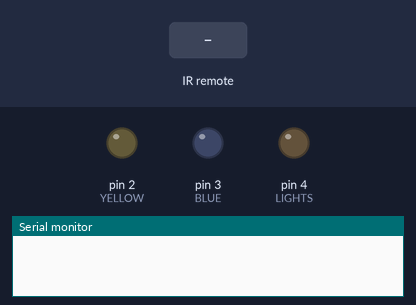
Bench run of a sketch on a simulated Arduino Uno, built with avr-gcc and run on an emulated ATmega328P. On the bench: output pins drawn as LEDs (lit = HIGH), the last lines printed to the serial monitor. Dashed ring = blinking. The test bench sets the inputs (shaded band).

Above: at 1.2 s.
1.3 s: infrared code 0xFFA857 received
At 2.5 s:
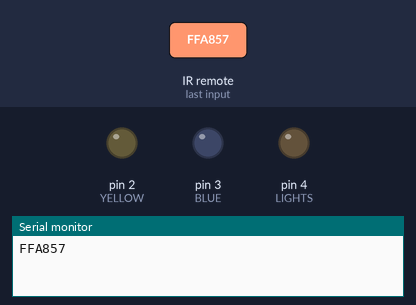
4.3 s: infrared code 0xFF6897 received
At 5.5 s:
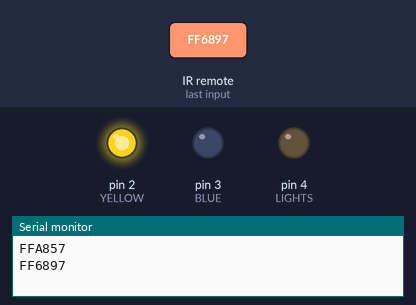
5.8 s: infrared code 0xFFB04F received
At 6.9 s:
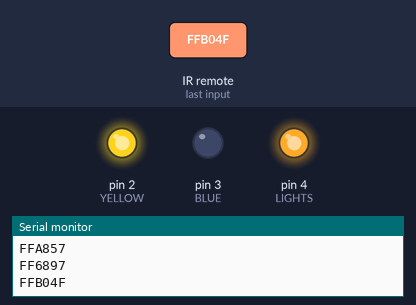
7.3 s: infrared code 0xFF629D received
At 8.0 s:
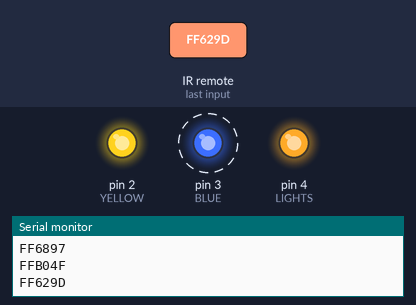
10.3 s: infrared code 0xFF9867 received
At 11.6 s:
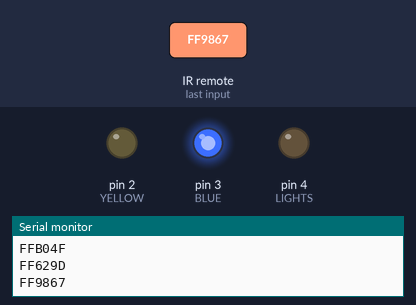
Timing chart, 0 to 12.8 s (numbered marks = the images above; inputs shaded):
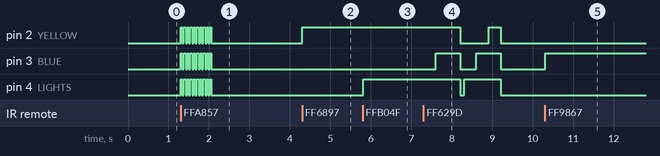

The sketch:

irrecvdemo.ino
```cpp
// (licence header left out)
#include <IRremote.h>

int RECV_PIN = 11;

IRrecv irrecv(RECV_PIN);

decode_results results;

int YELLOW = 2;
int BLUE = 3;
int LIGHTS = 4;

int BLUE_STATE = LOW;
int YELLOW_STATE = LOW;
int LIGHTS_STATE = LOW;

void setup()
{
  Serial.begin(9600);
  irrecv.enableIRIn(); // Start the receiver
  pinMode(YELLOW, OUTPUT);
  pinMode(BLUE, OUTPUT);
  pinMode(LIGHTS, OUTPUT);

}

void loop() {
  if (irrecv.decode(&results)) {
    Serial.println(results.value, HEX);

    if (results.value == 0xFF6897) {
      if (YELLOW_STATE == HIGH) {
        YELLOW_STATE = LOW;
      } else {
        YELLOW_STATE = HIGH;
      }
      digitalWrite(YELLOW, YELLOW_STATE);
    } else if (results.value == 0xFF9867) {
      if (BLUE_STATE == HIGH) {
        BLUE_STATE = LOW;
      } else {
        BLUE_STATE = HIGH;
      }
      digitalWrite(BLUE, BLUE_STATE);
    } else if (results.value == 0xFFB04F) {
      if (LIGHTS_STATE == HIGH) {
        LIGHTS_STATE = LOW;
      } else {
        LIGHTS_STATE = HIGH;
      }
      digitalWrite(LIGHTS, LIGHTS_STATE);
    } else if (results.value == 0xFFA857) {
      for (int i = 0; i < 10; i++) {
        digitalWrite(LIGHTS, HIGH);

        digitalWrite(BLUE, HIGH);

        digitalWrite(YELLOW, HIGH);
        delay(40);
        digitalWrite(LIGHTS, LOW);
        digitalWrite(BLUE, LOW);
        digitalWrite(YELLOW, LOW);
        delay(40);
      }
    } else if (results.value == 0xFF629D) {
      for (int i = 0; i < 2; i++) {
        digitalWrite(LIGHTS, HIGH);
                delay(300);

        digitalWrite(BLUE, HIGH);
        delay(300);

        digitalWrite(YELLOW, HIGH);
        delay(300);
        digitalWrite(LIGHTS, LOW);
        digitalWrite(BLUE, LOW);
        digitalWrite(YELLOW, LOW);
        delay(100);
      }
    }
    irrecv.resume(); // Receive the next value
  }
  delay(100);
}
```

Measured:
- after the input at 1.3 s, pin 2 (YELLOW), pin 3 (BLUE), pin 4 (LIGHTS): alternates HIGH for 0.04 s and LOW for 0.04 s, 20 changes in all, then stays LOW, starting at once
- after the input at 4.3 s, pin 2 (YELLOW): LOW → HIGH at once
- after the input at 5.8 s, pin 4 (LIGHTS): LOW → HIGH at once
- after the input at 7.3 s, pin 2 (YELLOW): HIGH → LOW after 0.91 s, → HIGH 0.70 s later, → LOW 0.30 s later; pin 3 (BLUE): alternates HIGH for 0.60 s and LOW for 0.40 s, starting after 0.31 s; pin 4 (LIGHTS): HIGH → LOW after 0.91 s, → HIGH 0.10 s later, → LOW 0.90 s later
- after the input at 10.3 s, pin 3 (BLUE): LOW → HIGH at once
